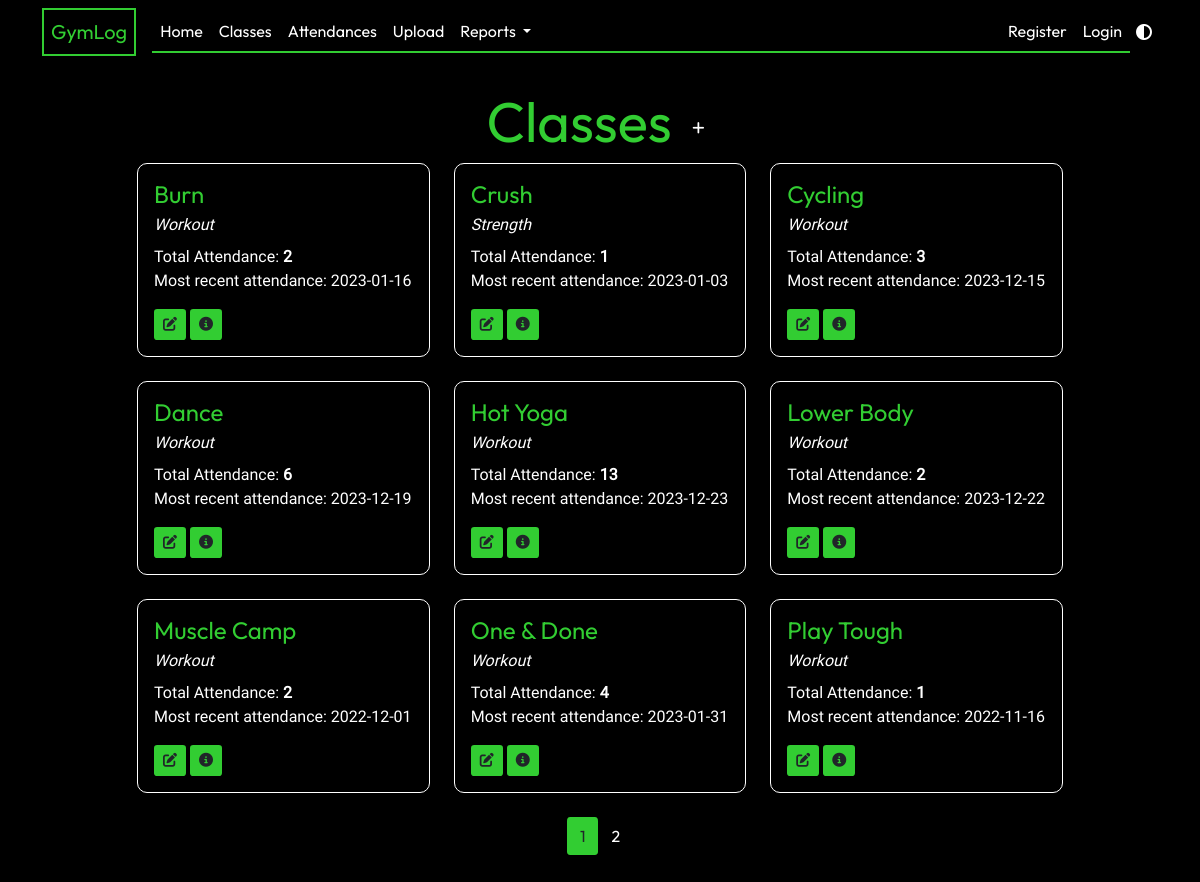
Page /classes on the committed database.
### app/models.py (models this page shows, shortened)
class GymClass(db.Model):
    id = db.Column(db.Integer, primary_key=True)
    name = db.Column(db.String(20), unique=True, nullable=False)
    class_type = db.Column(db.String(3), default="Workout")
    attendance_list = db.relationship("Attendance", backref="class_taken", lazy=True)
    def __lt__(self, other):
        return self.name < other.name

### app/classes/routes.py (the view)
@classes.route("/classes")
def show_classes():
    page = request.args.get("page", 1, type=int)
    gym_classes = GymClass.query.order_by(GymClass.name).paginate(page=page, per_page=9)
    return render_template("classes.html", title="Classes", gym_classes=gym_classes)

### app/models.py (called while the page is built)
    def __lt__(self, other):
        return self.date_attended < other.date_attended

### app/templates/classes.html
{% extends "layout.html" %} {% block content %}
<div class="text-center mt-2">
  <h1 class="display-4">
    Classes
    <a href="{{ url_for('classes.new_class') }}" class="btn btn-sm btn-add"
      ><i class="fa-solid fa-plus"></i
    ></a>
  </h1>
</div>
<div class="row row-cols-1 row-cols-md-3">
  {% for class in gym_classes|sort %}
  <div class="col mb-4">
    <div class="card">
      <div class="card-body">
        <h4 class="card-title">{{ class.name }}</h4>
        <p class="card-subtitle mb-2">{{ class.class_type }}</p>
        <p class="card-text">
          Total Attendance: <strong>{{ class.attendance_list|length }} </strong
          ><br />
          {% if class.attendance_list|length > 0 %} Most recent attendance: {{
          (class.attendance_list|sort(reverse = True)|first).date_attended }} {%
          endif %}
        </p>
        <a
          href="{{ url_for('classes.update_class', class_id=class.id) }}"
          class="btn btn-sm btn-current"
          ><i class="fa-solid fa-pen-to-square"></i
        ></a>
        <a
          href="{{ url_for('classes.show_class', class_id=class.id) }}"
          class="btn btn-sm btn-current"
          ><i class="fa-solid fa-circle-info"></i
        ></a>
      </div>
    </div>
  </div>
  {% endfor %}
</div>
<nav>
  <ul class="pagination justify-content-center">
    {% for page_num in gym_classes.iter_pages(left_edge=1, right_edge=1,
    left_current=1, right_current=2) %} {% if page_num %} {% if gym_classes.page
    == page_num %}
    <li class="page-item">
      <a
        class="btn btn-current mb-4"
        href="{{ url_for('classes.show_classes', page=page_num) }}"
        >{{ page_num }}</a
      >
    </li>
    {% else %}
    <li class="page-item">
      <a
        class="btn btn-other mb-4"
        href="{{ url_for('classes.show_classes', page=page_num) }}"
        >{{ page_num }}</a
      >
    </li>
    {% endif %} {% else %} ... {% endif %} {% endfor %}
  </ul>
</nav>
{% endblock content %}

### app/static/main.css (style rules this page uses)
:root { --primary-color: black; --secondary-color: white; --accent-color: #32cd32; --typewriter-speed: 2s; --typewriter-chars: 17; }
body { background-color: var(--primary-color); color: var(--secondary-color); margin: 0; min-height: 100vh; font-family: "Roboto"; }
h1, h2, h3, h4 { color: var(--accent-color); font-family: Outfit; }
nav { font-family: Outfit; }
.card { border-color: var(--secondary-color); border-radius: 10px; background-color: var(--primary-color); }
.card-subtitle { font-style: italic; }
.btn-current { background-color: var(--accent-color); border-radius: 10% 10%; }
.btn-other { background-color: transparent; color: var(--secondary-color); }
.btn-add { background-color: transparent; color: var(--secondary-color); border-radius: 50%; }

### rows in the picture
GymClass: name "Burn", class_type "Workout", attendance_list|length "2", attendance_list "2023-01-16"
GymClass: name "Crush", class_type "Strength", attendance_list|length "1", attendance_list "2023-01-03"
GymClass: name "Cycling", class_type "Workout", attendance_list|length "3", attendance_list "2023-12-15"
GymClass: name "Dance", class_type "Workout", attendance_list|length "6", attendance_list "2023-12-19"
GymClass: name "Hot Yoga", class_type "Workout", attendance_list|length "13", attendance_list "2023-12-23"
GymClass: name "Lower Body", class_type "Workout", attendance_list|length "2", attendance_list "2023-12-22"
GymClass: name "Muscle Camp", class_type "Workout", attendance_list|length "2", attendance_list "2022-12-01"
GymClass: name "One & Done", class_type "Workout", attendance_list|length "4", attendance_list "2023-01-31"
GymClass: name "Play Tough", class_type "Workout", attendance_list|length "1", attendance_list "2022-11-16"

### other values in the picture
{{ page_num }} "1"
{{ page_num }} "2"
